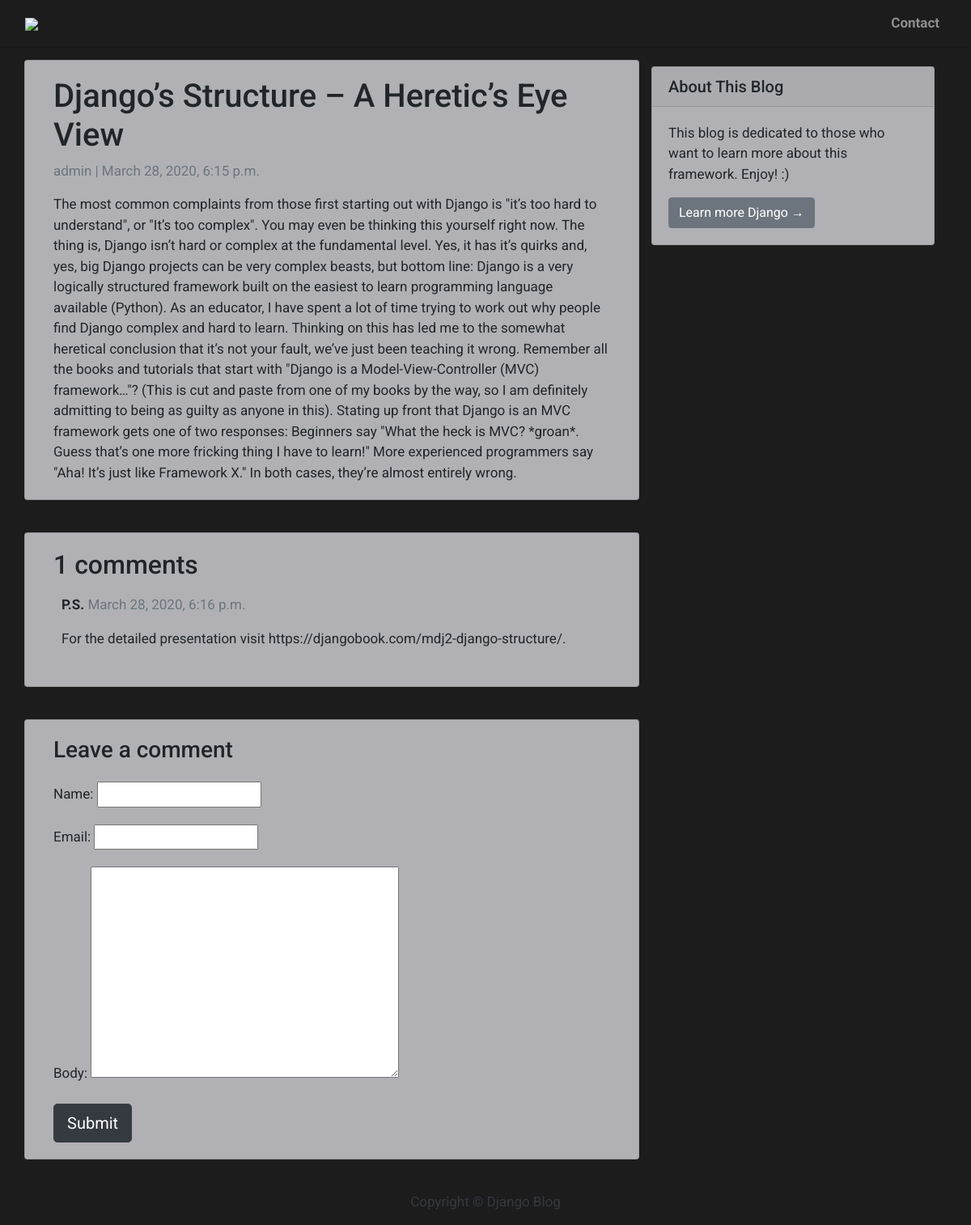
The app's page /djangos-structure-a-heretics-eye-view/ with its own data.
### blog_app/models.py (models this page shows, shortened)
class Post(models.Model):
    title = models.CharField(max_length=200, unique=True)
    slug = models.SlugField(max_length=200, unique=True)
    author = models.ForeignKey(User, on_delete=models.CASCADE, related_name='blog_posts')
    updated_on = models.DateTimeField(auto_now=True)
    content = models.TextField()
    created_on = models.DateTimeField(auto_now_add=True)
    status = models.IntegerField(choices=STATUS, default=0)
    class Meta:
        ordering = ['-created_on']

class Comment(models.Model):
    post = models.ForeignKey(Post, on_delete=models.CASCADE, related_name='comments')
    name = models.CharField(max_length=80)
    email = models.EmailField()
    body = models.TextField()
    created_on = models.DateTimeField(auto_now_add=True)
    active = models.BooleanField(default=False)
    class Meta:
        ordering = ['created_on']

### blog_app/views.py (the view)
# urls.py: path('<slug:slug>/', views.post_detail, name='post_detail'),
def post_detail(request, slug):
    template_name = 'post_detail.html'
    post = get_object_or_404(Post, slug=slug)
    comments = post.comments.filter(active=True)
    new_comment = None
    if request.method == 'POST':
        comment_form = CommentForm(data=request.POST)
        if comment_form.is_valid():
            new_comment = comment_form.save(commit=False)
            new_comment.post = post
            new_comment.save()
    else:
        comment_form = CommentForm()
    return render(
        request,
        template_name,
        {   'post': post,
            'comments': comments,
            'new_comment': new_comment,
            'comment_form': comment_form
        }
    )

### blog_app/forms.py
class CommentForm(forms.ModelForm):
    class Meta:
        model = Comment
        fields = ('name', 'email', 'body')

### blog_app/templates/post_detail.html (shortened to what this page needs)
{% extends 'base.html' %} {% block content %}
<div class="container">
  <div class="row">
    <div class="col-md-8 card card-bg-custom mb-4  mt-3 left  top">
      <div class="card-body">
        <h1>{% block title %} {{ post.title }} {% endblock title %}</h1>
        <p class=" text-muted">{{ post.author }} | {{ post.created_on }}</p>
        <p class="card-text ">{{ post.content | safe }}</p>
      </div>
    </div>
    {% block sidebar %} {% include 'sidebar.html' %} {% endblock sidebar %}
    <div class="col-md-8 card card-bg-custom mb-4  mt-3 ">
      <div class="card-body">
        <h2>{{ comments.count }} comments</h2>
        {% for comment in comments %}
        <div class="comments" style="padding: 10px;">
          <p class="font-weight-bold">
            {{ comment.name }}
            <span class=" text-muted font-weight-normal">
              {{ comment.created_on }}
            </span>
          </p>
          {{ comment.body | linebreaks }}
        </div>
        {% endfor %}
      </div>
    </div>
    <div class="col-md-8 card card-bg-custom mb-4  mt-3 ">
      <div class="card-body">
        {% if new_comment %}
        <div class="alert alert-success" role="alert">
          Your comment is awaiting moderation
        </div>
        {% else %}
        <h3>Leave a comment</h3>
        <form method="post" style="margin-top: 1.3em;">
          {{ comment_form.as_p }}
          <button type="submit" class="btn btn-dark  btn-lg">Submit</button>
        </form>
        {% endif %}
      </div>
    </div>
  </div>
</div>
{% endblock content %}

### blog_app/templates/base.html (style rules this page uses)
body { font-family: "Roboto", sans-serif; font-size: 17px; background-color: #1C1C1C; }

### blog_app/templates/sidebar.html (style rules this page uses)
.card-bg-custom { background-color: #B1B1B5 !important; }

### records on screen
Post: title "Django’s Structure – A Heretic’s Eye View", author "admin", created_on "March 28, 2020, 6:15 p.m.", content "The most common complaints from those first starting out with Django is \"it’s too hard to understand\", or \"It’s too complex\". You may even be thinking this yourself right now. The thing is, Django isn’t hard or complex at the fundamental level. Yes, it has it’s quirks and, yes, big Django projects can be very complex beasts, but bottom line: Django is a very logically structured framework built on the easiest to learn programming language available (Python). As an educator, I have spent a lot of time trying to work out why people find Django complex and hard to learn. Thinking on this has led me to the somewhat heretical conclusion that it’s not your fault, we’ve just been teaching it…"
Comment: name "P.S.", created_on "March 28, 2020, 6:16 p.m.", body "For the detailed presentation visit https://djangobook.com/mdj2-django-structure/."

### other values on screen
{{ comments.count }} "1"
